Frame 1 (no input): blank canvas, image omitted
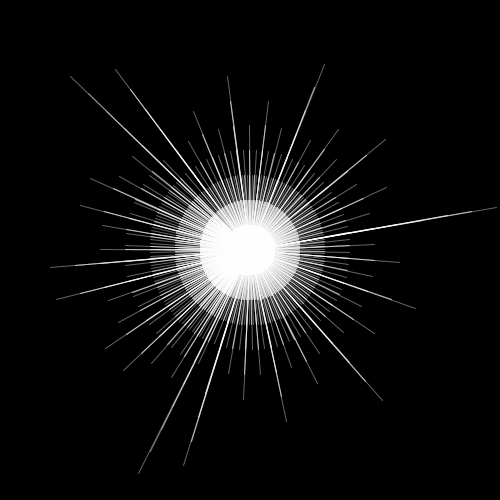
Frame 60 (the mouse pressed at the canvas centre just before this capture)
Frame 120 (the mouse held since frame 60 and released just before this capture): identical to frame 60, image omitted

The Processing sketch that drew this single still picture (run headless with seeded random() and noise(); from frame 60 on, the mouse is pressed at the canvas centre):

// Processing sketch: testCerchio
// ── testCerchio.pde
void setup()
{
  size(500,500);
  cent = new PVector(width/2,height/2);
  a = min(a,b);
  b = max(a,b);
  //interv.add(new PVector(a,b));
  lastGen = generaIntervalli(ords,a,b,0);
  background(0);
  
}
PVector cent;
float ray = 250;
float a = random(0,PI);
float b = a+ 10*random(0,PI);
//ArrayList<PVector> interv = new ArrayList<PVector>();
HashMap<Integer,ArrayList<PVector> > ords = new HashMap<Integer,ArrayList<PVector> >();
int cont = 0;
int lastGen;
int actualDrawGen = 0;

void draw()
{
   //background(0); 
   noFill();
   stroke(255,100);
   //ellipseMode(CENTER);
   //ellipse(cent.x,cent.y,2 * ray,2 * ray);
   
   if(((++cont)% 2 )== 0 && ords.get(actualDrawGen) != null)
   {
      
     ArrayList<PVector> popL = ords.get(actualDrawGen);
     for(PVector pop : popL)
     {
       float angoloA = pop.x;
       float angoloB = pop.y;
       float angoloCentrale = (pop.x + pop.y )/2 ;
       float tRay = ray * (1-( (float)actualDrawGen / lastGen ));
       line(cent.x,cent.y, cent.x + tRay * cos(angoloCentrale) , cent.y + tRay * sin(angoloCentrale));
       line(cent.x,cent.y, cent.x + tRay * cos(angoloA) , cent.y + tRay * sin(angoloA));
       line(cent.x,cent.y, cent.x + tRay * cos(angoloB) , cent.y + tRay * sin(angoloB));
       
     }
     actualDrawGen++;
   }
}


Integer generaIntervalli(HashMap<Integer,ArrayList<PVector>> ord,float a,float b,int gen)
{
  
  //ints.add(new PVector( a,b ));
  
  if(!ord.containsKey(gen))
  {
    ord.put(gen,new ArrayList<PVector>());
  }
  
  ArrayList<PVector> t = ord.get(gen);
  t.add(new PVector(a,b)); 
  int maxGen = gen;
  
  if( b -a >= 0.01)
  {
      maxGen = generaIntervalli( ord, a, a + (b-a)/2, gen+1 );
      generaIntervalli(ord, a + (b-a)/2, b, gen+1);
  } 
  return maxGen;
  
}
